Frame 1 (no input): blank canvas, image omitted
Frame 60 (the mouse pressed at the canvas centre just before this capture): blank canvas, image omitted
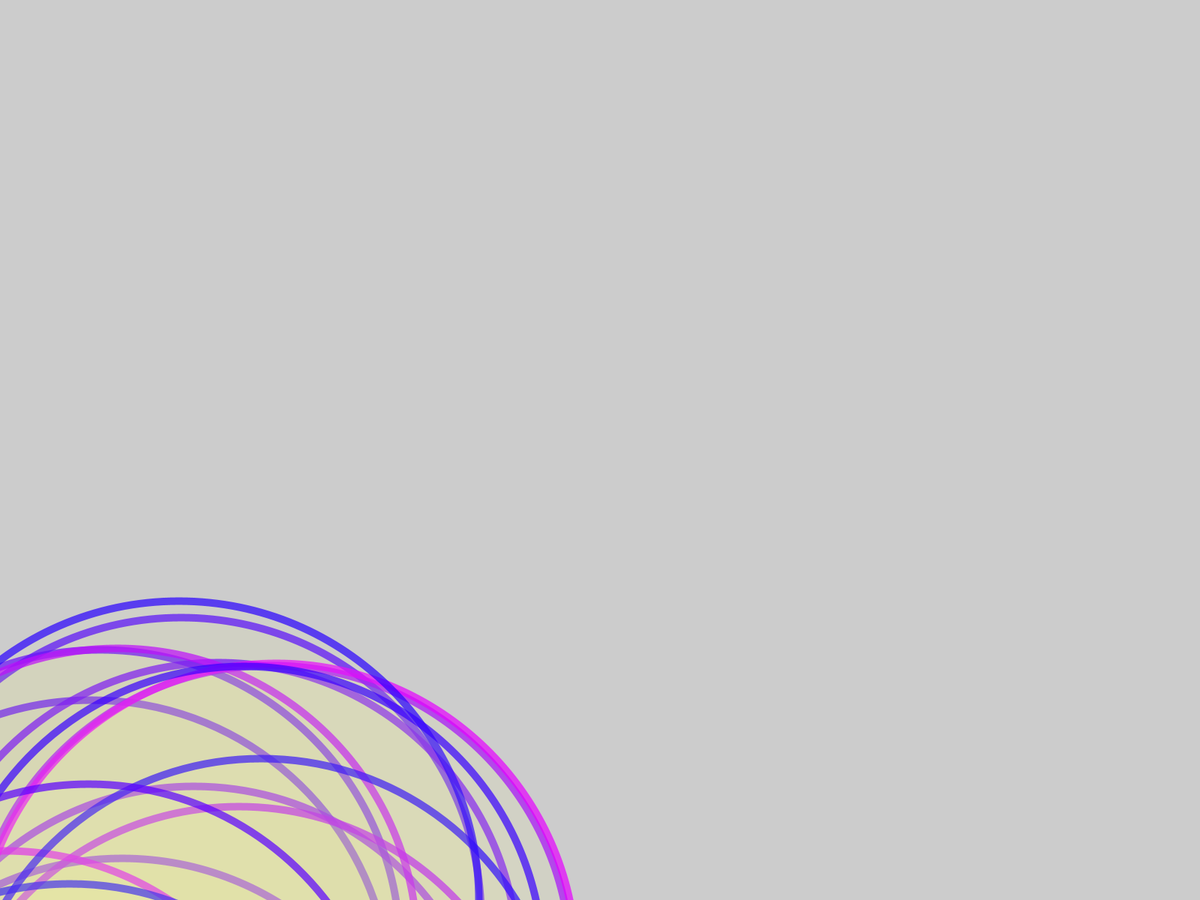
Frame 120 (the mouse held since frame 60 and released just before this capture)

The Processing sketch whose frames 1 and 60 were blank and that drew this single picture after the mouse press (run headless with seeded random() and noise(); from frame 60 on, the mouse is pressed at the canvas centre):

// Processing sketch: sketch_1_6
// ── sketch_1_6.pde
void setup () {
  fullScreen();
  //size(400, 400);
  
}

void draw () {

  //background (0, 0, 255);
  frameRate(15);
  
  // line interactive
  strokeWeight(10);
  stroke(frameCount * 5 % 255, 0, 255, 180);
  println(frameCount, frameCount % 255);
  fill(150 + frameCount % 155, 150 + frameCount % 155,(frameCount % 255) + 50, 15);
  ellipse(random(0,400), height * (1 + random(0,1)), mouseX, mouseX);
}
